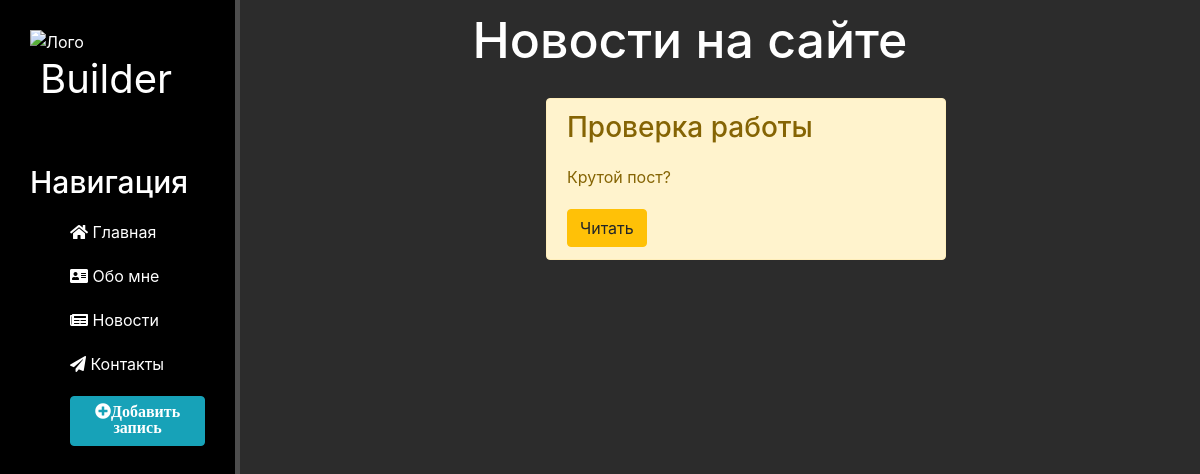
Before: /news/ with the older database file.
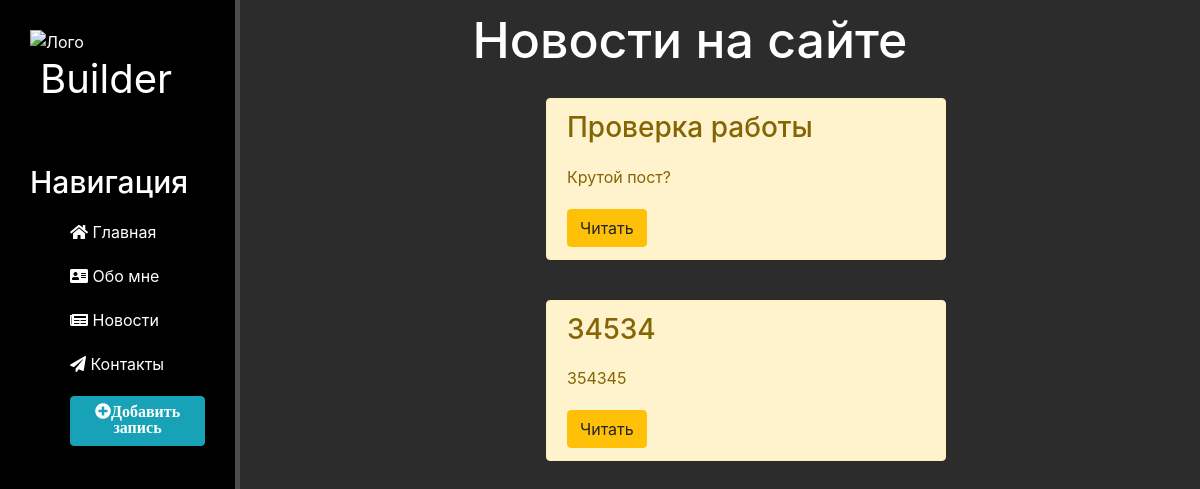
After: the same page with the newer database file.
### news/models.py (models this page shows, shortened)
class Articles(models.Model):
    title = models.CharField('Название', max_length=50)
    anons = models.CharField('Анонс', max_length=250)
    full_text = models.TextField('Текст статьи')
    date = models.DateTimeField('Дата публикации')
    class Meta:
        verbose_name = 'Новость'
        verbose_name_plural = 'Новости'

### news/views.py (the view)
# urls.py: path('', views.news_home, name='news_home'),
def news_home(request):
    news = Articles.objects.order_by('-date')
    return render(request, 'news/news_home.html', {'news': news})

### news/templates/news/news_home.html (shortened to what this page needs)
{% extends 'main/layout.html' %}
{% block content %}
   <div class="features">
       <h1>Новости на сайте</h1>
       {% if news %}
            {% for new in news %}
                <div class="alert alert-warning">
                    <h3>{{ new.title }}</h3>
                    <p>{{ new.anons }}</p>
                    <a href="{% url 'news-detail' el.id %}" class="btn btn-warning">Читать</a>
                </div>
            {% endfor %}
       {% else %}
            <p>Нет записей!</p>
       {% endif %}
   </div>
{% endblock %}

### main/templates/main/layout.html (shortened to what this page needs)
{% load static %}
<!doctype html>
<html lang="ru">
<head>
    <link rel="stylesheet" href="https://stackpath.bootstrapcdn.com/bootstrap/4.5.2/css/bootstrap.min.css">
    <link rel="stylesheet" href="{% static 'main/css/main.css' %}">
    <link rel="stylesheet" href="https://use.fontawesome.com/releases/v5.8.2/css/all.css">
</head>
<body>
    <aside>
        <img src="{% static 'main/img/water.img'%}" alt="Лого">
        <span class="logo">Builder</span>
        <h3>Навигация</h3>
        <ul>
            <a href="{% url 'home' %}"><li><i class="fas fa-home"></i> Главная</li></a>
            <a href="{% url 'about' %}"><li><i class="fas fa-address-card"></i> Обо мне</li></a>
            <a href="{% url 'news_home' %}"><li><i class="fas fa-newspaper"></i> Новости</li></a>
            <a href=""><li><i class="fas fa-paper-plane"></i> Контакты</li></a>
            <a href="{% url 'create' %}"><li><button class="btn btn-info"><i class="fas fa-plus-circle">Добавить запись</i></button></li></a>
        </ul>
    </aside>
    <main>
    {% block content %}
    {% endblock %}
    </main>
</body>
</html>

### main/static/main/css/main.css (style rules this page uses)
body { background: #2c2c2c; }
aside { float: left; background: black; width: 20%; padding: 2.5%; height: 100vh; color: #fff; border-right: 5px solid #4d4d4d; }
aside img { width: 85px; float: left; }
aside .logo { font-size: 40px; margin-left: 10px; font-weight: bolt; position: relative; top: -5px; }
aside h3 { margin-top: 50px; font-size: 30px; }
aside ul { list-style: none; }
aside ul li { color: #fff; display: block; margin-top: 20px; transition: all .3s ease; }
main .features { float: left; color: #fff; margin-top: 10px; text-align: center; width: 75%; }
main .features h1 { font-size: 50px; }
main .features p { max-width: 400px; margin: 20px auto; }
.alert-warning { float: left; clear: both; width: 400px; margin: 20px 34%; text-align: left; }

Changed rows visible on the page:
added Articles: title "34534", anons "354345"
